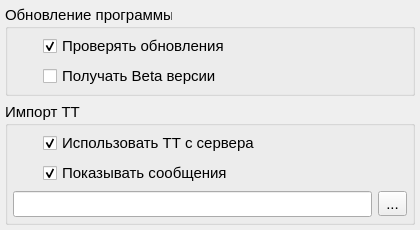
<?xml version="1.0" encoding="UTF-8"?>
<ui version="4.0">
 <author>dimak222</author>
 <class>SettingsWindow</class>
 <widget class="QDialog" name="SettingsWindow">
  <property name="enabled">
   <bool>true</bool>
  </property>
  <property name="geometry">
   <rect>
    <x>0</x>
    <y>0</y>
    <width>420</width>
    <height>220</height>
   </rect>
  </property>
  <property name="sizePolicy">
   <sizepolicy hsizetype="Minimum" vsizetype="Maximum">
    <horstretch>0</horstretch>
    <verstretch>0</verstretch>
   </sizepolicy>
  </property>
  <property name="minimumSize">
   <size>
    <width>420</width>
    <height>0</height>
   </size>
  </property>
  <property name="maximumSize">
   <size>
    <width>420</width>
    <height>220</height>
   </size>
  </property>
  <property name="font">
   <font>
    <pointsize>11</pointsize>
   </font>
  </property>
  <property name="windowTitle">
   <string>SettingsWindow</string>
  </property>
  <layout class="QGridLayout" name="gridLayout">
   <property name="leftMargin">
    <number>5</number>
   </property>
   <property name="topMargin">
    <number>5</number>
   </property>
   <property name="rightMargin">
    <number>5</number>
   </property>
   <property name="bottomMargin">
    <number>5</number>
   </property>
   <item row="1" column="0">
    <widget class="QGroupBox" name="check_update_groupBox">
     <property name="sizePolicy">
      <sizepolicy hsizetype="Minimum" vsizetype="Maximum">
       <horstretch>0</horstretch>
       <verstretch>0</verstretch>
      </sizepolicy>
     </property>
     <property name="title">
      <string>Обновление программы</string>
     </property>
     <layout class="QGridLayout" name="gridLayout_1">
      <property name="leftMargin">
       <number>5</number>
      </property>
      <property name="topMargin">
       <number>5</number>
      </property>
      <property name="rightMargin">
       <number>5</number>
      </property>
      <property name="bottomMargin">
       <number>5</number>
      </property>
      <item row="1" column="0">
       <widget class="QLabel" name="beta_label">
        <property name="sizePolicy">
         <sizepolicy hsizetype="Maximum" vsizetype="Maximum">
          <horstretch>0</horstretch>
          <verstretch>0</verstretch>
         </sizepolicy>
        </property>
        <property name="minimumSize">
         <size>
          <width>24</width>
          <height>24</height>
         </size>
        </property>
        <property name="font">
         <font>
          <pointsize>11</pointsize>
         </font>
        </property>
        <property name="toolTip">
         <string>Получать Beta версии программы</string>
        </property>
        <property name="styleSheet">
         <string notr="true">image: url(:/TTEditor/beta.png);</string>
        </property>
       </widget>
      </item>
      <item row="0" column="1">
       <widget class="QCheckBox" name="check_update">
        <property name="sizePolicy">
         <sizepolicy hsizetype="Minimum" vsizetype="Minimum">
          <horstretch>0</horstretch>
          <verstretch>0</verstretch>
         </sizepolicy>
        </property>
        <property name="toolTip">
         <string>Проверять обновления программы</string>
        </property>
        <property name="text">
         <string>Проверять обновления</string>
        </property>
        <property name="checked">
         <bool>true</bool>
        </property>
       </widget>
      </item>
      <item row="0" column="0">
       <widget class="QLabel" name="check_update_label">
        <property name="sizePolicy">
         <sizepolicy hsizetype="Maximum" vsizetype="Maximum">
          <horstretch>0</horstretch>
          <verstretch>0</verstretch>
         </sizepolicy>
        </property>
        <property name="minimumSize">
         <size>
          <width>24</width>
          <height>24</height>
         </size>
        </property>
        <property name="font">
         <font>
          <pointsize>11</pointsize>
         </font>
        </property>
        <property name="toolTip">
         <string>Проверять обновления программы</string>
        </property>
        <property name="styleSheet">
         <string notr="true">image: url(:/TTEditor/check_update.png);</string>
        </property>
       </widget>
      </item>
      <item row="1" column="1">
       <widget class="QCheckBox" name="beta">
        <property name="sizePolicy">
         <sizepolicy hsizetype="Minimum" vsizetype="Minimum">
          <horstretch>0</horstretch>
          <verstretch>0</verstretch>
         </sizepolicy>
        </property>
        <property name="toolTip">
         <string>Получать Beta версии программы</string>
        </property>
        <property name="text">
         <string>Получать Beta версии</string>
        </property>
       </widget>
      </item>
     </layout>
    </widget>
   </item>
   <item row="3" column="0">
    <widget class="QGroupBox" name="import_TT_groupBox">
     <property name="sizePolicy">
      <sizepolicy hsizetype="Minimum" vsizetype="Maximum">
       <horstretch>0</horstretch>
       <verstretch>0</verstretch>
      </sizepolicy>
     </property>
     <property name="title">
      <string>Импорт ТТ</string>
     </property>
     <layout class="QGridLayout" name="gridLayout_3">
      <property name="leftMargin">
       <number>5</number>
      </property>
      <property name="topMargin">
       <number>5</number>
      </property>
      <property name="rightMargin">
       <number>5</number>
      </property>
      <property name="bottomMargin">
       <number>5</number>
      </property>
      <item row="4" column="0" colspan="2">
       <widget class="QLineEdit" name="path_lineEdit">
        <property name="sizePolicy">
         <sizepolicy hsizetype="Expanding" vsizetype="Maximum">
          <horstretch>0</horstretch>
          <verstretch>0</verstretch>
         </sizepolicy>
        </property>
        <property name="toolTip">
         <string>Путь к папке с ТТ</string>
        </property>
       </widget>
      </item>
      <item row="3" column="1">
       <widget class="QCheckBox" name="import_TT_messages">
        <property name="sizePolicy">
         <sizepolicy hsizetype="Minimum" vsizetype="Minimum">
          <horstretch>0</horstretch>
          <verstretch>0</verstretch>
         </sizepolicy>
        </property>
        <property name="toolTip">
         <string>Показывать сообщения наличия ТТ на сервере</string>
        </property>
        <property name="text">
         <string>Показывать сообщения</string>
        </property>
        <property name="checked">
         <bool>true</bool>
        </property>
       </widget>
      </item>
      <item row="3" column="0">
       <widget class="QLabel" name="import_TT_messages_label">
        <property name="sizePolicy">
         <sizepolicy hsizetype="Maximum" vsizetype="Maximum">
          <horstretch>0</horstretch>
          <verstretch>0</verstretch>
         </sizepolicy>
        </property>
        <property name="minimumSize">
         <size>
          <width>24</width>
          <height>24</height>
         </size>
        </property>
        <property name="font">
         <font>
          <pointsize>11</pointsize>
         </font>
        </property>
        <property name="toolTip">
         <string>Показывать сообщения наличия ТТ на сервере</string>
        </property>
        <property name="styleSheet">
         <string notr="true">image: url(:/TTEditor/messages.png);</string>
        </property>
       </widget>
      </item>
      <item row="0" column="0">
       <widget class="QLabel" name="import_TT_label">
        <property name="sizePolicy">
         <sizepolicy hsizetype="Maximum" vsizetype="Maximum">
          <horstretch>0</horstretch>
          <verstretch>0</verstretch>
         </sizepolicy>
        </property>
        <property name="minimumSize">
         <size>
          <width>24</width>
          <height>24</height>
         </size>
        </property>
        <property name="font">
         <font>
          <pointsize>11</pointsize>
         </font>
        </property>
        <property name="toolTip">
         <string>Использовать ТТ с сервера</string>
        </property>
        <property name="styleSheet">
         <string notr="true">image: url(:/TTEditor/import_TT.png);</string>
        </property>
       </widget>
      </item>
      <item row="4" column="2">
       <widget class="QToolButton" name="path_btn">
        <property name="sizePolicy">
         <sizepolicy hsizetype="Maximum" vsizetype="Maximum">
          <horstretch>0</horstretch>
          <verstretch>0</verstretch>
         </sizepolicy>
        </property>
        <property name="toolTip">
         <string>Выбрать папку</string>
        </property>
        <property name="text">
         <string>...</string>
        </property>
       </widget>
      </item>
      <item row="0" column="1">
       <widget class="QCheckBox" name="import_TT">
        <property name="sizePolicy">
         <sizepolicy hsizetype="Minimum" vsizetype="Minimum">
          <horstretch>0</horstretch>
          <verstretch>0</verstretch>
         </sizepolicy>
        </property>
        <property name="toolTip">
         <string>Использовать ТТ с сервера</string>
        </property>
        <property name="text">
         <string>Использовать ТТ с сервера</string>
        </property>
        <property name="checked">
         <bool>true</bool>
        </property>
       </widget>
      </item>
     </layout>
    </widget>
   </item>
  </layout>
 </widget>
 <tabstops>
  <tabstop>check_update</tabstop>
  <tabstop>beta</tabstop>
  <tabstop>import_TT</tabstop>
  <tabstop>import_TT_messages</tabstop>
  <tabstop>path_lineEdit</tabstop>
  <tabstop>path_btn</tabstop>
 </tabstops>
 <resources>
  <include location="../icons/resources_rc.qrc"/>
 </resources>
 <connections>
  <connection>
   <sender>check_update</sender>
   <signal>toggled(bool)</signal>
   <receiver>beta</receiver>
   <slot>setEnabled(bool)</slot>
   <hints>
    <hint type="sourcelabel">
     <x>177</x>
     <y>40</y>
    </hint>
    <hint type="destinationlabel">
     <x>185</x>
     <y>70</y>
    </hint>
   </hints>
  </connection>
  <connection>
   <sender>import_TT</sender>
   <signal>toggled(bool)</signal>
   <receiver>import_TT_messages</receiver>
   <slot>setEnabled(bool)</slot>
   <hints>
    <hint type="sourcelabel">
     <x>96</x>
     <y>137</y>
    </hint>
    <hint type="destinationlabel">
     <x>102</x>
     <y>166</y>
    </hint>
   </hints>
  </connection>
  <connection>
   <sender>import_TT</sender>
   <signal>toggled(bool)</signal>
   <receiver>path_lineEdit</receiver>
   <slot>setEnabled(bool)</slot>
   <hints>
    <hint type="sourcelabel">
     <x>143</x>
     <y>137</y>
    </hint>
    <hint type="destinationlabel">
     <x>147</x>
     <y>194</y>
    </hint>
   </hints>
  </connection>
  <connection>
   <sender>import_TT</sender>
   <signal>toggled(bool)</signal>
   <receiver>path_btn</receiver>
   <slot>setEnabled(bool)</slot>
   <hints>
    <hint type="sourcelabel">
     <x>347</x>
     <y>131</y>
    </hint>
    <hint type="destinationlabel">
     <x>399</x>
     <y>186</y>
    </hint>
   </hints>
  </connection>
 </connections>
</ui>
